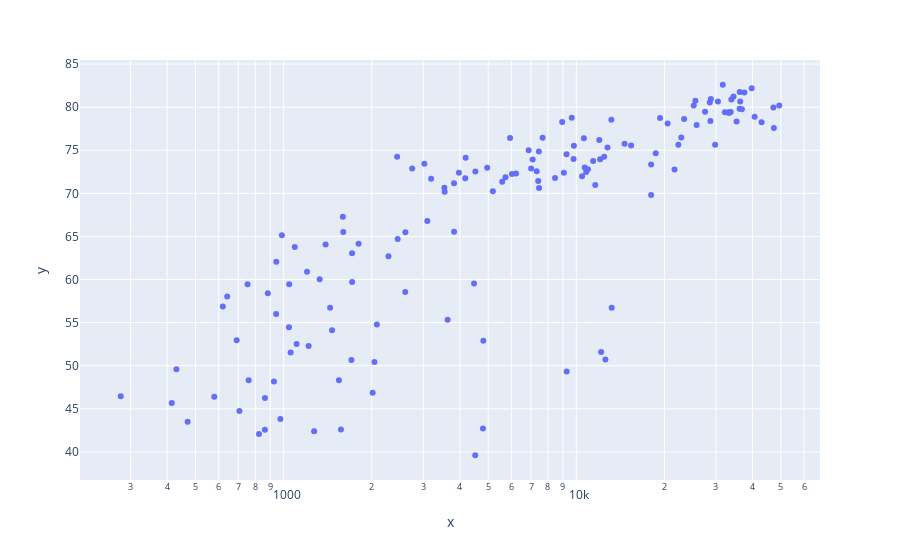

The code cell stored with this chart in its notebook:
### Code cell
# Scatter plot
fig = px.scatter(x=world2007['gdp_cap'], y=world2007['life_exp'], log_x=True)
fig.show()

### Figure 1 — Plotly figure (JSON) as saved in the notebook; plotly's stock layout.template omitted (floating-point values rounded to 4 significant figures; data arrays with more than 128 entries replaced by an {"elided": "..."} marker saying what was removed)
{"data": [{"hovertemplate": "x=%{x}<br>y=%{y}<extra></extra>", "legendgroup": "", "marker": {"color": "#636efa", "symbol": "circle"}, "mode": "markers", "name": "", "orientation": "v", "showlegend": false, "type": "scatter", "x": {"elided": "142 float values"}, "xaxis": "x", "y": {"elided": "142 float values"}, "yaxis": "y"}], "layout": {"legend": {"tracegroupgap": 0}, "margin": {"t": 60}, "xaxis": {"anchor": "y", "domain": [0, 1], "title": {"text": "x"}, "type": "log"}, "yaxis": {"anchor": "x", "domain": [0, 1], "title": {"text": "y"}}}}
